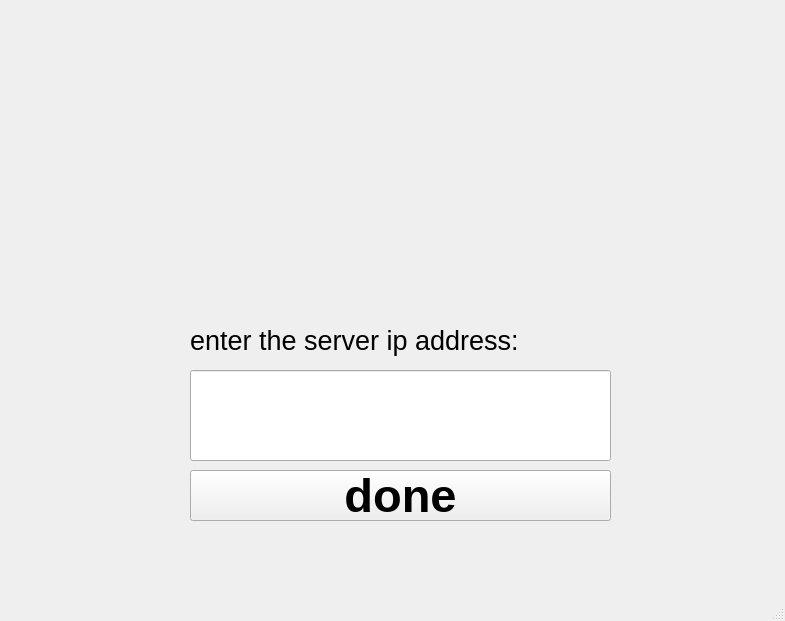
<?xml version="1.0" encoding="UTF-8"?>
<ui version="4.0">
 <class>MainWindow</class>
 <widget class="QMainWindow" name="MainWindow">
  <property name="geometry">
   <rect>
    <x>0</x>
    <y>0</y>
    <width>785</width>
    <height>621</height>
   </rect>
  </property>
  <property name="windowTitle">
   <string>MainWindow</string>
  </property>
  <widget class="QWidget" name="centralwidget">
   <widget class="QLabel" name="label">
    <property name="geometry">
     <rect>
      <x>400</x>
      <y>0</y>
      <width>381</width>
      <height>241</height>
     </rect>
    </property>
    <property name="text">
     <string/>
    </property>
    <property name="pixmap">
     <pixmap resource="res/client_imgs.qrc">:/logo/client_imgs/logo-removebg-preview.png</pixmap>
    </property>
   </widget>
   <widget class="QLineEdit" name="ip_input">
    <property name="geometry">
     <rect>
      <x>190</x>
      <y>370</y>
      <width>421</width>
      <height>91</height>
     </rect>
    </property>
    <property name="font">
     <font>
      <pointsize>36</pointsize>
     </font>
    </property>
    <property name="autoFillBackground">
     <bool>false</bool>
    </property>
    <property name="inputMethodHints">
     <set>Qt::ImhNone</set>
    </property>
    <property name="maxLength">
     <number>15</number>
    </property>
   </widget>
   <widget class="QLabel" name="label_2">
    <property name="geometry">
     <rect>
      <x>190</x>
      <y>320</y>
      <width>371</width>
      <height>41</height>
     </rect>
    </property>
    <property name="font">
     <font>
      <pointsize>20</pointsize>
     </font>
    </property>
    <property name="text">
     <string>enter the server ip address:</string>
    </property>
   </widget>
   <widget class="QPushButton" name="done_button">
    <property name="geometry">
     <rect>
      <x>190</x>
      <y>470</y>
      <width>421</width>
      <height>51</height>
     </rect>
    </property>
    <property name="font">
     <font>
      <pointsize>35</pointsize>
      <weight>75</weight>
      <bold>true</bold>
     </font>
    </property>
    <property name="text">
     <string>done</string>
    </property>
   </widget>
  </widget>
  <widget class="QMenuBar" name="menubar">
   <property name="geometry">
    <rect>
     <x>0</x>
     <y>0</y>
     <width>785</width>
     <height>21</height>
    </rect>
   </property>
  </widget>
  <widget class="QStatusBar" name="statusbar"/>
 </widget>
 <resources>
  <include location="res/client_imgs.qrc"/>
 </resources>
 <connections/>
</ui>
